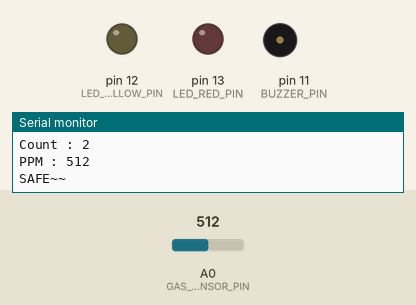
A sketch run on a simulated Arduino Uno, built with avr-gcc and run on an emulated ATmega328P. Shown: output pins drawn as LEDs (lit = HIGH), buzzer (waves = sounding), the last lines printed to the serial monitor. The inputs (shaded band) are chosen by the test bench; at power-on: A0 (GAS_SENSOR_PIN) = 512.

Above: at 1.7 s.
1.8 s: A0 (GAS_SENSOR_PIN) set to 989
3.3 s: A0 (GAS_SENSOR_PIN) set to 1018
At 4.2 s:
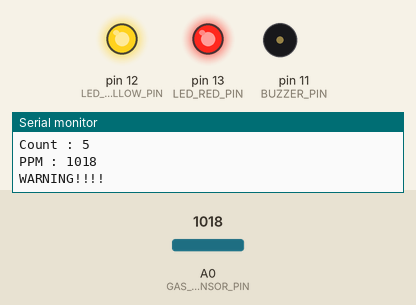
7.2 s: A0 (GAS_SENSOR_PIN) set to 990
At 8.7 s:
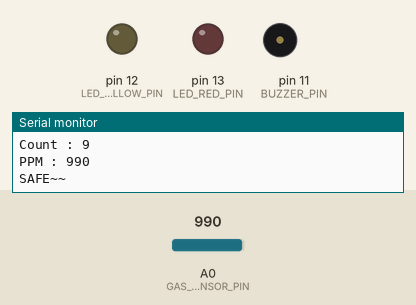
9.5 s: A0 (GAS_SENSOR_PIN) set to 1010
At 9.9 s:
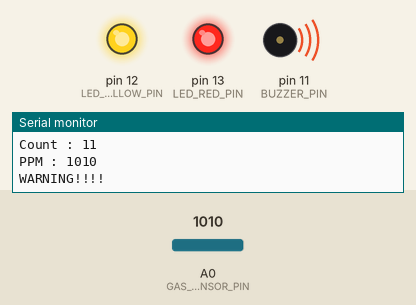
Timing chart, 0 to 14.4 s (numbered marks = the images above; inputs shaded):
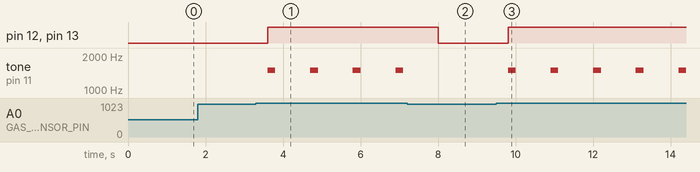

The sketch:

demo1.ino
```cpp
const int GAS_SENSOR_PIN = A0;   // MQ-8 아날로그 출력(AO) 핀
const int LED_RED_PIN = 13;      // 빨간색 LED 핀 (경고 1)
const int LED_YELLOW_PIN = 12;   // 노란색 LED 핀 (경고 2)
const int BUZZER_PIN = 11;       // 수동 부저 핀 (경고음)

int PPM = 0;
int count = 1;


void setup() {
  pinMode(LED_RED_PIN, OUTPUT);
  pinMode(LED_YELLOW_PIN, OUTPUT);
  pinMode(BUZZER_PIN, OUTPUT);
  pinMode(GAS_SENSOR_PIN, INPUT);

  Serial.begin(9600);

}

void loop() {
  Serial.print("Count : ");
  Serial.println(count++);
  PPM = analogRead(GAS_SENSOR_PIN);
  Serial.print("PPM : ");
  Serial.println(PPM);
  if(PPM >= 1000) { // 폭팔 임계인 40000의 10%
    Serial.println("WARNING!!!!\n");
    digitalWrite(LED_RED_PIN, HIGH);
    digitalWrite(LED_YELLOW_PIN, HIGH);

    tone(BUZZER_PIN, 1500, 100);// 핀이름, HZ, ms후 꺼짐
    delay(100);
    noTone(BUZZER_PIN);

    tone(BUZZER_PIN, 1500, 100);// 핀이름, HZ, ms후 꺼짐
    delay(100);
    noTone(BUZZER_PIN);

    delay(500);
  }
  else {
    Serial.println("SAFE~~");
    digitalWrite(LED_RED_PIN, LOW);
    digitalWrite(LED_YELLOW_PIN, LOW);

    noTone(BUZZER_PIN);

    delay(500);

  }
  delay(400);


}
```

Measured:
- the behaviour switches between 999 and 1000 on A0 (GAS_SENSOR_PIN) (found by bisection; images 0 and 1)
- after the input at 3.3 s, pin 12 (LED_YELLOW_PIN), pin 13 (LED_RED_PIN): LOW → HIGH after 0.30 s; tone on pin 11 (BUZZER_PIN): alternates 1500 Hz for 0.20 s and silent for 0.90 s, starting after 0.30 s
- after the input at 7.2 s, pin 12 (LED_YELLOW_PIN), pin 13 (LED_RED_PIN): HIGH → LOW after 0.81 s; tone on pin 11 (BUZZER_PIN): stops changing and stays silent
- after the input at 9.5 s, pin 12 (LED_YELLOW_PIN), pin 13 (LED_RED_PIN): LOW → HIGH after 0.31 s; tone on pin 11 (BUZZER_PIN): alternates 1500 Hz for 0.20 s and silent for 0.90 s, starting after 0.31 s
